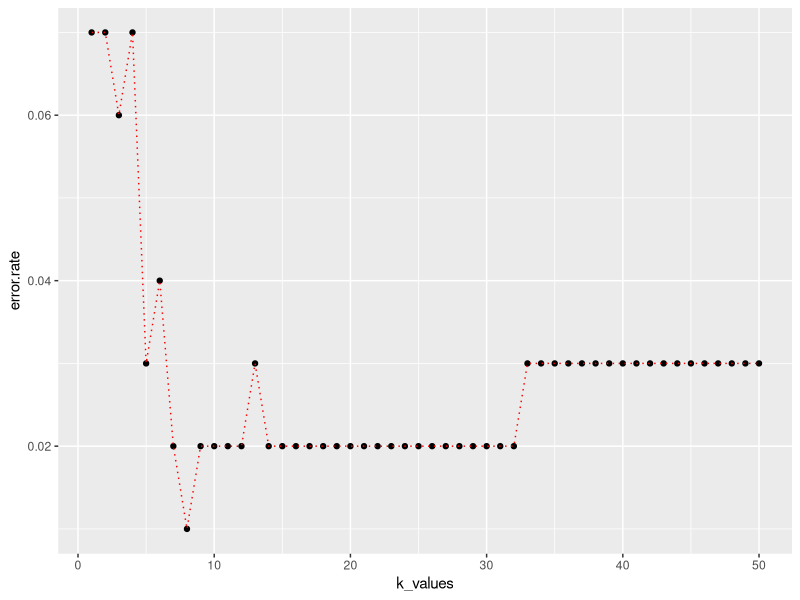

Recreate this plot in R.
## ---- chunk 1
## Diagnosing breast cancer with kNN algorithm
df <- read.csv('wisc_bc_data.csv', stringsAsFactors = FALSE)

## ---- chunk 2
## now we would understand the basic structure of the data using str function
str(df)
View(df) #gives the information of df in another file
## ---- chunk 3
## the first variable ID, provides a unique indentifier number
## for each patient, thus it will be removed
df <- df[-1]
## we can see ID column is removed
# we would examine the next variable, i.e., diagnosis
## ---- chunk 4
## checking the head of the dataset
head(df)

## ---- chunk 5
# as here we are trying to predict the outcome of diagnosis
# the feature indicates whether the mass is benign or malingnant
# using table function, we can see 
## 357 masses are benign and 212 are malignant
table(df$diagnosis)
## ---- chunk 6
## R machine learning classifiers require the target feature
## to be coded as a factor
df$diagnosis <- factor(df$diagnosis, levels = c("B", "M"),
                       labels = c("Benign", "Malingnant"))
round(prop.table(table(df$diagnosis))*100, digits = 1)
## ---- chunk 7
summary(df[c("radius_mean", "area_mean", "smoothness_mean")])
#as kNN's distance calculation is heavily 
# dependent upon measurement scale of input features
# normalisation is needed to be applied
# for normalisation, we need to create a function
# this function will take a vector of x,
# and for each value of x, subtract the minimum value of x
# and divide by the range of values of x
# make our data unbiased---->normalization
## ---- chunk 8
normalize <- function(x) {
  return ((x - min(x)) / (max(x) - min(x)))
}

## ---- chunk 9
#testing the normalise fuction
normalize(c(1,2,3,4,5))
normalize(c(10,20,30,40,50))

## ---- chunk 10
df_n <- as.data.frame(lapply(df[2:31], normalize))
summary(df_n$area_mean)

## ---- chunk 11
# spilliting the data
df_train <- df_n[1:469,]
df_test <- df_n[470:569,]

## ---- chunk 12
df_train_labels <- df[1:469, 1]
df_test_labels <- df[470:569, 1]

## ---- chunk 13
library(class)
df_pred <- knn(train = df_train, test = df_test,
               cl = df_train_labels, k = 21)
## ---- chunk 14
# Evaluating Model Performance
#install.packages('gmodels')
library(gmodels)

## ---- chunk 15
#crosstable() easily computes the descriptive statistics on datasets-->present in gmodels package
CrossTable(x = df_test_labels, y = df_pred,
           prop.chisq = FALSE) # chi square test -->false
## ---- chunk 16
#from here we could see, we have achieved 97% accuracy!
mean(df_test_labels != df_pred)*100
## ---- chunk 17
100-2
## ---- chunk 18
#elbow method
df_pred = NULL
error.rate <- NULL
for(i in 1:50){
  set.seed(101)
  df_pred = knn(train = df_train, test = df_test,
                cl = df_train_labels, k = i)
  error.rate[i] = mean(df_test_labels != df_pred)
}
## ---- chunk 19
#install.package(ggplot2)
library(ggplot2)
## ---- chunk 20
k_values <- 1:50
error.df <- data.frame(error.rate, k_values)
error.df
## ---- chunk 21
ggplot(error.df,aes(x=k_values,y=error.rate)) + geom_point()+ geom_line(lty="dotted",color='red')
